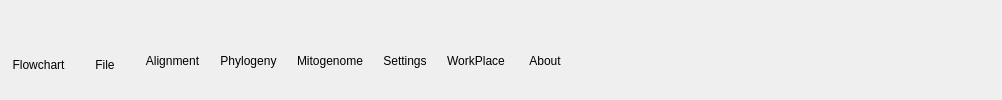
     <widget class="QWidget" name="topWidget" native="true">
      <property name="sizePolicy">
       <sizepolicy hsizetype="Preferred" vsizetype="Fixed">
        <horstretch>0</horstretch>
        <verstretch>0</verstretch>
       </sizepolicy>
      </property>
      <property name="minimumSize">
       <size>
        <width>0</width>
        <height>57</height>
       </size>
      </property>
      <property name="styleSheet">
       <string notr="true">#widget{   border:none;  }</string>
      </property>
      <layout class="QHBoxLayout" name="horizontalLayout_2">
       <property name="spacing">
        <number>0</number>
       </property>
       <property name="leftMargin">
        <number>2</number>
       </property>
       <property name="topMargin">
        <number>2</number>
       </property>
       <property name="rightMargin">
        <number>2</number>
       </property>
       <property name="bottomMargin">
        <number>2</number>
       </property>
       <item>
        <widget class="SingeleWidget" name="flowchart_widget" native="true">
         <layout class="QGridLayout" name="gridLayout_2">
          <property name="leftMargin">
           <number>0</number>
          </property>
          <property name="topMargin">
           <number>0</number>
          </property>
          <property name="rightMargin">
           <number>0</number>
          </property>
          <property name="bottomMargin">
           <number>0</number>
          </property>
          <property name="spacing">
           <number>0</number>
          </property>
          <item row="0" column="0">
           <spacer name="horizontalSpacer_11">
            <property name="orientation">
             <enum>Qt::Horizontal</enum>
            </property>
            <property name="sizeType">
             <enum>QSizePolicy::Preferred</enum>
            </property>
            <property name="sizeHint" stdset="0">
             <size>
              <width>10</width>
              <height>20</height>
             </size>
            </property>
           </spacer>
          </item>
          <item row="0" column="1">
           <layout class="QVBoxLayout" name="verticalLayout_2">
            <property name="spacing">
             <number>0</number>
            </property>
            <item>
             <widget class="BaseButton" name="flowchart">
              <property name="sizePolicy">
               <sizepolicy hsizetype="Fixed" vsizetype="Fixed">
                <horstretch>0</horstretch>
                <verstretch>0</verstretch>
               </sizepolicy>
              </property>
              <property name="minimumSize">
               <size>
                <width>30</width>
                <height>30</height>
               </size>
              </property>
              <property name="styleSheet">
               <string notr="true"/>
              </property>
              <property name="text">
               <string/>
              </property>
              <property name="icon">
               <iconset resource="../myRes.qrc">
                <normaloff>:/picture/resourses/workflow.png</normaloff>:/picture/resourses/workflow.png</iconset>
              </property>
              <property name="iconSize">
               <size>
                <width>30</width>
                <height>30</height>
               </size>
              </property>
              <property name="flat">
               <bool>true</bool>
              </property>
             </widget>
            </item>
            <item>
             <widget class="QLabel" name="label_15">
              <property name="text">
               <string>Flowchart</string>
              </property>
              <property name="alignment">
               <set>Qt::AlignCenter</set>
              </property>
             </widget>
            </item>
           </layout>
          </item>
          <item row="0" column="2">
           <spacer name="horizontalSpacer_12">
            <property name="orientation">
             <enum>Qt::Horizontal</enum>
            </property>
            <property name="sizeType">
             <enum>QSizePolicy::Preferred</enum>
            </property>
            <property name="sizeHint" stdset="0">
             <size>
              <width>10</width>
              <height>20</height>
             </size>
            </property>
           </spacer>
          </item>
         </layout>
        </widget>
       </item>
       <item>
        <widget class="SingeleWidget" name="file_widget" native="true">
         <layout class="QGridLayout" name="gridLayout_4">
          <property name="leftMargin">
           <number>0</number>
          </property>
          <property name="topMargin">
           <number>0</number>
          </property>
          <property name="rightMargin">
           <number>0</number>
          </property>
          <property name="bottomMargin">
           <number>0</number>
          </property>
          <property name="spacing">
           <number>0</number>
          </property>
          <item row="0" column="0">
           <spacer name="horizontalSpacer_13">
            <property name="orientation">
             <enum>Qt::Horizontal</enum>
            </property>
            <property name="sizeType">
             <enum>QSizePolicy::Preferred</enum>
            </property>
            <property name="sizeHint" stdset="0">
             <size>
              <width>10</width>
              <height>20</height>
             </size>
            </property>
           </spacer>
          </item>
          <item row="0" column="1">
           <layout class="QVBoxLayout" name="verticalLayout_3">
            <property name="spacing">
             <number>0</number>
            </property>
            <item>
             <widget class="BaseButton" name="file">
              <property name="sizePolicy">
               <sizepolicy hsizetype="Fixed" vsizetype="Fixed">
                <horstretch>0</horstretch>
                <verstretch>0</verstretch>
               </sizepolicy>
              </property>
              <property name="minimumSize">
               <size>
                <width>30</width>
                <height>30</height>
               </size>
              </property>
              <property name="styleSheet">
               <string notr="true"/>
              </property>
              <property name="text">
               <string/>
              </property>
              <property name="icon">
               <iconset resource="../myRes.qrc">
                <normaloff>:/Menu/resourses/Menu/menubar-add-column.png</normaloff>:/Menu/resourses/Menu/menubar-add-column.png</iconset>
              </property>
              <property name="iconSize">
               <size>
                <width>30</width>
                <height>30</height>
               </size>
              </property>
              <property name="flat">
               <bool>true</bool>
              </property>
             </widget>
            </item>
            <item>
             <widget class="QLabel" name="label_16">
              <property name="text">
               <string>File</string>
              </property>
              <property name="alignment">
               <set>Qt::AlignCenter</set>
              </property>
             </widget>
            </item>
           </layout>
          </item>
          <item row="0" column="2">
           <spacer name="horizontalSpacer_14">
            <property name="orientation">
             <enum>Qt::Horizontal</enum>
            </property>
            <property name="sizeType">
             <enum>QSizePolicy::Preferred</enum>
            </property>
            <property name="sizeHint" stdset="0">
             <size>
              <width>10</width>
              <height>20</height>
             </size>
            </property>
           </spacer>
          </item>
         </layout>
        </widget>
       </item>
       <item>
        <widget class="SingeleWidget" name="alignment_widget" native="true">
         <layout class="QGridLayout" name="gridLayout_12">
          <property name="leftMargin">
           <number>0</number>
          </property>
          <property name="topMargin">
           <number>0</number>
          </property>
          <property name="rightMargin">
           <number>0</number>
          </property>
          <property name="bottomMargin">
           <number>0</number>
          </property>
          <property name="spacing">
           <number>0</number>
          </property>
          <item row="0" column="0">
           <spacer name="horizontalSpacer_15">
            <property name="orientation">
             <enum>Qt::Horizontal</enum>
            </property>
            <property name="sizeType">
             <enum>QSizePolicy::Preferred</enum>
            </property>
            <property name="sizeHint" stdset="0">
             <size>
              <width>10</width>
              <height>20</height>
             </size>
            </property>
           </spacer>
          </item>
          <item row="0" column="1">
           <layout class="QVBoxLayout" name="verticalLayout_4">
            <property name="spacing">
             <number>0</number>
            </property>
            <item>
             <widget class="BaseButton" name="alignment">
              <property name="layoutDirection">
               <enum>Qt::LeftToRight</enum>
              </property>
              <property name="styleSheet">
               <string notr="true"/>
              </property>
              <property name="text">
               <string/>
              </property>
              <property name="icon">
               <iconset resource="../myRes.qrc">
                <normaloff>:/Menu/resourses/Menu/dna_report.png</normaloff>:/Menu/resourses/Menu/dna_report.png</iconset>
              </property>
              <property name="iconSize">
               <size>
                <width>30</width>
                <height>30</height>
               </size>
              </property>
              <property name="flat">
               <bool>true</bool>
              </property>
             </widget>
            </item>
            <item>
             <widget class="QLabel" name="label_19">
              <property name="text">
               <string>Alignment</string>
              </property>
              <property name="alignment">
               <set>Qt::AlignCenter</set>
              </property>
             </widget>
            </item>
           </layout>
          </item>
          <item row="0" column="2">
           <spacer name="horizontalSpacer_16">
            <property name="orientation">
             <enum>Qt::Horizontal</enum>
            </property>
            <property name="sizeType">
             <enum>QSizePolicy::Preferred</enum>
            </property>
            <property name="sizeHint" stdset="0">
             <size>
              <width>10</width>
              <height>20</height>
             </size>
            </property>
           </spacer>
          </item>
         </layout>
        </widget>
       </item>
       <item>
        <widget class="SingeleWidget" name="phylogeny_widget" native="true">
         <layout class="QGridLayout" name="gridLayout_13">
          <property name="leftMargin">
           <number>0</number>
          </property>
          <property name="topMargin">
           <number>0</number>
          </property>
          <property name="rightMargin">
           <number>0</number>
          </property>
          <property name="bottomMargin">
           <number>0</number>
          </property>
          <property name="spacing">
           <number>0</number>
          </property>
          <item row="0" column="0">
           <spacer name="horizontalSpacer_17">
            <property name="orientation">
             <enum>Qt::Horizontal</enum>
            </property>
            <property name="sizeType">
             <enum>QSizePolicy::Preferred</enum>
            </property>
            <property name="sizeHint" stdset="0">
             <size>
              <width>10</width>
              <height>20</height>
             </size>
            </property>
           </spacer>
          </item>
          <item row="0" column="1">
           <layout class="QVBoxLayout" name="verticalLayout_5">
            <property name="spacing">
             <number>0</number>
            </property>
            <item>
             <widget class="BaseButton" name="phylogeny">
              <property name="styleSheet">
               <string notr="true"/>
              </property>
              <property name="text">
               <string/>
              </property>
              <property name="icon">
               <iconset resource="../myRes.qrc">
                <normaloff>:/Menu/resourses/Menu/tree_structure.png</normaloff>:/Menu/resourses/Menu/tree_structure.png</iconset>
              </property>
              <property name="iconSize">
               <size>
                <width>30</width>
                <height>30</height>
               </size>
              </property>
              <property name="flat">
               <bool>true</bool>
              </property>
             </widget>
            </item>
            <item>
             <widget class="QLabel" name="label_20">
              <property name="text">
               <string>Phylogeny</string>
              </property>
              <property name="alignment">
               <set>Qt::AlignCenter</set>
              </property>
             </widget>
            </item>
           </layout>
          </item>
          <item row="0" column="2">
           <spacer name="horizontalSpacer_18">
            <property name="orientation">
             <enum>Qt::Horizontal</enum>
            </property>
            <property name="sizeType">
             <enum>QSizePolicy::Preferred</enum>
            </property>
            <property name="sizeHint" stdset="0">
             <size>
              <width>10</width>
              <height>20</height>
             </size>
            </property>
           </spacer>
          </item>
         </layout>
        </widget>
       </item>
       <item>
        <widget class="SingeleWidget" name="mitogenome_widget" native="true">
         <layout class="QGridLayout" name="gridLayout_14">
          <property name="leftMargin">
           <number>0</number>
          </property>
          <property name="topMargin">
           <number>0</number>
          </property>
          <property name="rightMargin">
           <number>0</number>
          </property>
          <property name="bottomMargin">
           <number>0</number>
          </property>
          <property name="spacing">
           <number>0</number>
          </property>
          <item row="0" column="0">
           <spacer name="horizontalSpacer_20">
            <property name="orientation">
             <enum>Qt::Horizontal</enum>
            </property>
            <property name="sizeType">
             <enum>QSizePolicy::Preferred</enum>
            </property>
            <property name="sizeHint" stdset="0">
             <size>
              <width>10</width>
              <height>20</height>
             </size>
            </property>
           </spacer>
          </item>
          <item row="0" column="1">
           <layout class="QVBoxLayout" name="verticalLayout_6">
            <property name="spacing">
             <number>0</number>
            </property>
            <item>
             <widget class="BaseButton" name="mitogenome">
              <property name="styleSheet">
               <string notr="true"/>
              </property>
              <property name="text">
               <string/>
              </property>
              <property name="icon">
               <iconset resource="../myRes.qrc">
                <normaloff>:/Menu/resourses/Menu/circle-dot.png</normaloff>:/Menu/resourses/Menu/circle-dot.png</iconset>
              </property>
              <property name="iconSize">
               <size>
                <width>30</width>
                <height>30</height>
               </size>
              </property>
              <property name="flat">
               <bool>true</bool>
              </property>
             </widget>
            </item>
            <item>
             <widget class="QLabel" name="label_21">
              <property name="text">
               <string>Mitogenome</string>
              </property>
              <property name="alignment">
               <set>Qt::AlignCenter</set>
              </property>
             </widget>
            </item>
           </layout>
          </item>
          <item row="0" column="2">
           <spacer name="horizontalSpacer_21">
            <property name="orientation">
             <enum>Qt::Horizontal</enum>
            </property>
            <property name="sizeType">
             <enum>QSizePolicy::Preferred</enum>
            </property>
            <property name="sizeHint" stdset="0">
             <size>
              <width>10</width>
              <height>20</height>
             </size>
            </property>
           </spacer>
          </item>
         </layout>
        </widget>
       </item>
       <item>
        <widget class="SingeleWidget" name="settings_widget" native="true">
         <layout class="QGridLayout" name="gridLayout_15">
          <property name="leftMargin">
           <number>0</number>
          </property>
          <property name="topMargin">
           <number>0</number>
          </property>
          <property name="rightMargin">
           <number>0</number>
          </property>
          <property name="bottomMargin">
           <number>0</number>
          </property>
          <property name="spacing">
           <number>0</number>
          </property>
          <item row="0" column="0">
           <spacer name="horizontalSpacer_22">
            <property name="orientation">
             <enum>Qt::Horizontal</enum>
            </property>
            <property name="sizeType">
             <enum>QSizePolicy::Preferred</enum>
            </property>
            <property name="sizeHint" stdset="0">
             <size>
              <width>10</width>
              <height>20</height>
             </size>
            </property>
           </spacer>
          </item>
          <item row="0" column="1">
           <layout class="QVBoxLayout" name="verticalLayout_7">
            <property name="spacing">
             <number>0</number>
            </property>
            <item>
             <widget class="BaseButton" name="Settings">
              <property name="styleSheet">
               <string notr="true"/>
              </property>
              <property name="text">
               <string/>
              </property>
              <property name="icon">
               <iconset resource="../myRes.qrc">
                <normaloff>:/picture/resourses/gears.png</normaloff>:/picture/resourses/gears.png</iconset>
              </property>
              <property name="iconSize">
               <size>
                <width>30</width>
                <height>30</height>
               </size>
              </property>
              <property name="flat">
               <bool>true</bool>
              </property>
             </widget>
            </item>
            <item>
             <widget class="QLabel" name="label_22">
              <property name="text">
               <string>Settings</string>
              </property>
              <property name="alignment">
               <set>Qt::AlignCenter</set>
              </property>
             </widget>
            </item>
           </layout>
          </item>
          <item row="0" column="2">
           <spacer name="horizontalSpacer_23">
            <property name="orientation">
             <enum>Qt::Horizontal</enum>
            </property>
            <property name="sizeType">
             <enum>QSizePolicy::Preferred</enum>
            </property>
            <property name="sizeHint" stdset="0">
             <size>
              <width>10</width>
              <height>20</height>
             </size>
            </property>
           </spacer>
          </item>
         </layout>
        </widget>
       </item>
       <item>
        <widget class="SingeleWidget" name="workplace_widget" native="true">
         <layout class="QGridLayout" name="gridLayout_16">
          <property name="leftMargin">
           <number>0</number>
          </property>
          <property name="topMargin">
           <number>0</number>
          </property>
          <property name="rightMargin">
           <number>0</number>
          </property>
          <property name="bottomMargin">
           <number>0</number>
          </property>
          <property name="spacing">
           <number>0</number>
          </property>
          <item row="0" column="0">
           <spacer name="horizontalSpacer_24">
            <property name="orientation">
             <enum>Qt::Horizontal</enum>
            </property>
            <property name="sizeType">
             <enum>QSizePolicy::Preferred</enum>
            </property>
            <property name="sizeHint" stdset="0">
             <size>
              <width>10</width>
              <height>20</height>
             </size>
            </property>
           </spacer>
          </item>
          <item row="0" column="1">
           <layout class="QVBoxLayout" name="verticalLayout_8">
            <property name="spacing">
             <number>0</number>
            </property>
            <item>
             <widget class="BaseButton" name="workplace">
              <property name="styleSheet">
               <string notr="true"/>
              </property>
              <property name="text">
               <string/>
              </property>
              <property name="icon">
               <iconset resource="../myRes.qrc">
                <normaloff>:/picture/resourses/4efd74e7b5526747487bff84332893e1_icon.png</normaloff>:/picture/resourses/4efd74e7b5526747487bff84332893e1_icon.png</iconset>
              </property>
              <property name="iconSize">
               <size>
                <width>30</width>
                <height>30</height>
               </size>
              </property>
              <property name="flat">
               <bool>true</bool>
              </property>
             </widget>
            </item>
            <item>
             <widget class="QLabel" name="label_23">
              <property name="text">
               <string>WorkPlace</string>
              </property>
              <property name="alignment">
               <set>Qt::AlignCenter</set>
              </property>
             </widget>
            </item>
           </layout>
          </item>
          <item row="0" column="2">
           <spacer name="horizontalSpacer_25">
            <property name="orientation">
             <enum>Qt::Horizontal</enum>
            </property>
            <property name="sizeType">
             <enum>QSizePolicy::Preferred</enum>
            </property>
            <property name="sizeHint" stdset="0">
             <size>
              <width>10</width>
              <height>20</height>
             </size>
            </property>
           </spacer>
          </item>
         </layout>
        </widget>
       </item>
       <item>
        <widget class="SingeleWidget" name="about_widget" native="true">
         <layout class="QGridLayout" name="gridLayout_19">
          <property name="leftMargin">
           <number>0</number>
          </property>
          <property name="topMargin">
           <number>0</number>
          </property>
          <property name="rightMargin">
           <number>0</number>
          </property>
          <property name="bottomMargin">
           <number>0</number>
          </property>
          <property name="spacing">
           <number>0</number>
          </property>
          <item row="0" column="0">
           <spacer name="horizontalSpacer_26">
            <property name="orientation">
             <enum>Qt::Horizontal</enum>
            </property>
            <property name="sizeType">
             <enum>QSizePolicy::Preferred</enum>
            </property>
            <property name="sizeHint" stdset="0">
             <size>
              <width>10</width>
              <height>20</height>
             </size>
            </property>
           </spacer>
          </item>
          <item row="0" column="1">
           <layout class="QVBoxLayout" name="verticalLayout_10">
            <property name="spacing">
             <number>0</number>
            </property>
            <item>
             <widget class="BaseButton" name="workplace_2">
              <property name="styleSheet">
               <string notr="true"/>
              </property>
              <property name="text">
               <string/>
              </property>
              <property name="icon">
               <iconset resource="../myRes.qrc">
                <normaloff>:/picture/resourses/about-us.png</normaloff>:/picture/resourses/about-us.png</iconset>
              </property>
              <property name="iconSize">
               <size>
                <width>30</width>
                <height>30</height>
               </size>
              </property>
              <property name="flat">
               <bool>true</bool>
              </property>
             </widget>
            </item>
            <item>
             <widget class="QLabel" name="label_25">
              <property name="text">
               <string>About</string>
              </property>
              <property name="alignment">
               <set>Qt::AlignCenter</set>
              </property>
             </widget>
            </item>
           </layout>
          </item>
          <item row="0" column="2">
           <spacer name="horizontalSpacer_27">
            <property name="orientation">
             <enum>Qt::Horizontal</enum>
            </property>
            <property name="sizeType">
             <enum>QSizePolicy::Preferred</enum>
            </property>
            <property name="sizeHint" stdset="0">
             <size>
              <width>10</width>
              <height>20</height>
             </size>
            </property>
           </spacer>
          </item>
         </layout>
        </widget>
       </item>
       <item>
        <spacer name="horizontalSpacer_19">
         <property name="orientation">
          <enum>Qt::Horizontal</enum>
         </property>
         <property name="sizeHint" stdset="0">
          <size>
           <width>425</width>
           <height>20</height>
          </size>
         </property>
        </spacer>
       </item>
      </layout>
     </widget>
